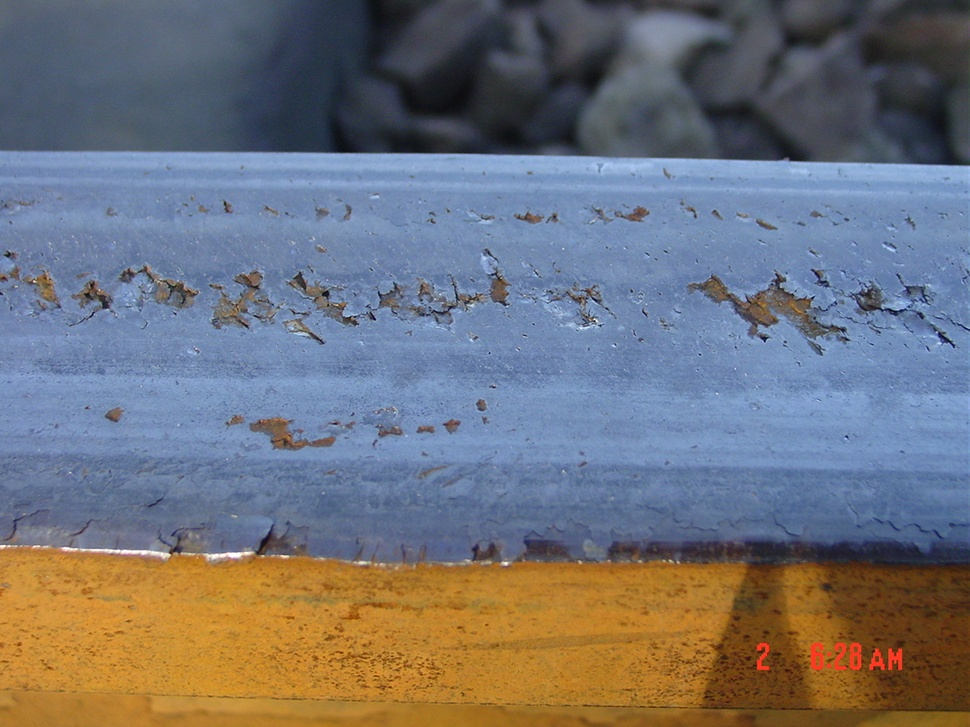
#> input picture DSC04371.JPG, 970 x 727 px, shrunk from 1280 x 960 before the run
$ python main9.py
#> lines starting #> are read from the running program, lines starting #| are printed output that depends on the picture; after the words box and inside, x2 and y2 are one past the last pixel; in counts of white or black regions, pixels touching at a corner belong together
import cv2
import numpy as np

# Read the input image
image = cv2.imread('DSC04371.JPG')
#> image is the input picture: shape (727, 970, 3); mean B, G, R 119.8, 113.7, 112.9

# Convert the image to grayscale
gray = cv2.cvtColor(image, cv2.COLOR_BGR2GRAY)
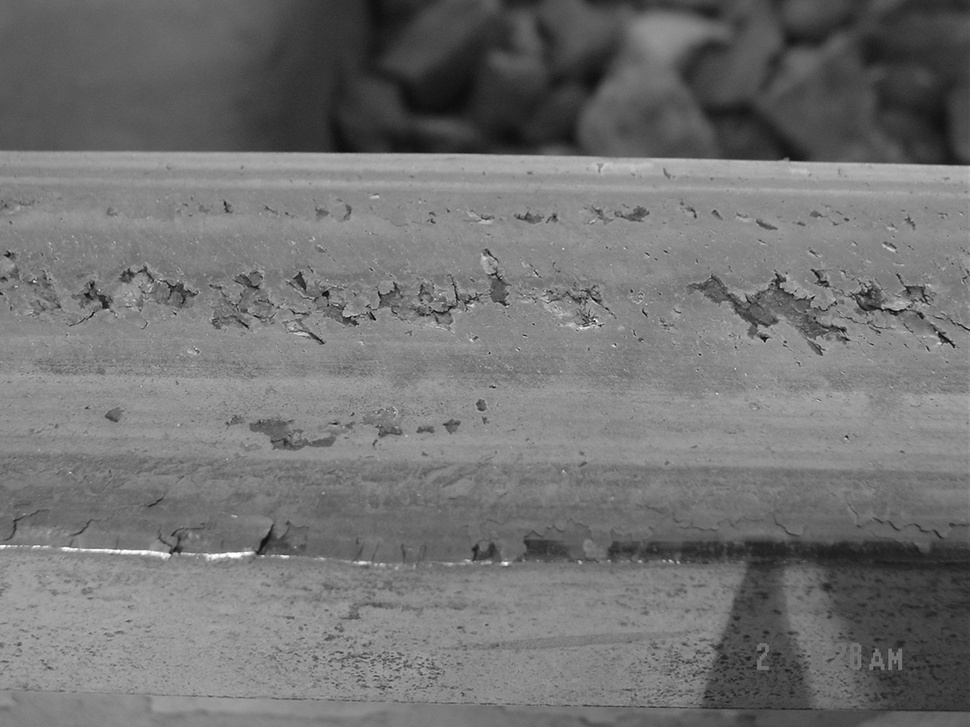
#> gray: shape (727, 970); min 5, max 255, mean 114.1

# Apply Canny edge detection to find edges
edges = cv2.Canny(gray, 50, 150, apertureSize=3)
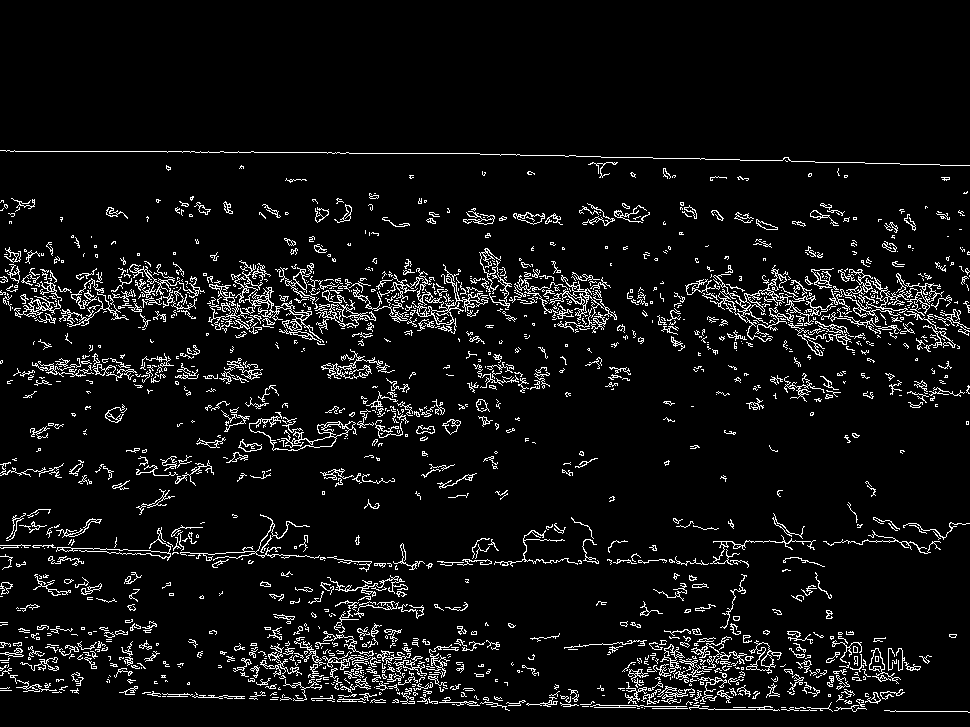
#> edges: shape (727, 970); 6.4% white in thin lines or dots, all inside (x1, y1, x2, y2) = (0, 150, 970, 713)

# Use the Hough line transform to detect lines in the edge-detected image
lines = cv2.HoughLines(edges, 1, np.pi/180, threshold=100)
#> lines = 2002 rows, first 8: [694, 1.59], [297, 1.57], [293, 1.59], [300, 1.57], [280, 1.59], [308, 1.55], [301, 1.55], [146, 1.59]

# Draw the detected horizontal line on the original image
if lines is not None:
    for line in lines:
        rho, theta = line[0]
        if np.pi/2 - 0.1 < theta < np.pi/2 + 0.1:  # Check for horizontal lines with some tolerance
            a = np.cos(theta)
            b = np.sin(theta)
            x0 = a * rho
            y0 = b * rho
            x1 = int(x0 + 1000 * (-b))
            y1 = int(y0 + 1000 * (a))
            x2 = int(x0 - 1000 * (-b))
            y2 = int(y0 - 1000 * (a))
            cv2.line(image, (x1, y1), (x2, y2), (0, 0, 255), 2)
#> this loop made 2002 passes
#> (rho, theta, a, b, x0, y0, x1, y1) on passes 1 to 12: (694, 1.59, -0.0175, 1, -12.11, 693.9, -1011, 676), (297, 1.57, -4.37e-08, 1, -1.3e-05, 297, -1000, 296), (293, 1.59, -0.0175, 1, -5.11, 293, -1004, 275), (300, 1.57, -4.37e-08, 1, -1.31e-05, 300, -1000, 299), (280, 1.59, -0.0175, 1, -4.89, 280, -1004, 262), (308, 1.55, 0.0175, 1, 5.38, 308, -994, 325), (301, 1.55, 0.0175, 1, 5.25, 301, -994, 318), (146, 1.59, -0.0175, 1, -2.55, 146, -1002, 128), (311, 1.55, 0.0175, 1, 5.43, 311, -994, 328), (321, 1.54, 0.0349, 0.999, 11.2, 320.8, -988, 355), (284, 1.59, -0.0175, 1, -4.96, 284, -1004, 266), (278, 1.61, -0.0349, 0.999, -9.7, 277.8, -1009, 242)
#> (rho, theta, a, b) on pass 74: (331, 1.55, 0.0175, 1)
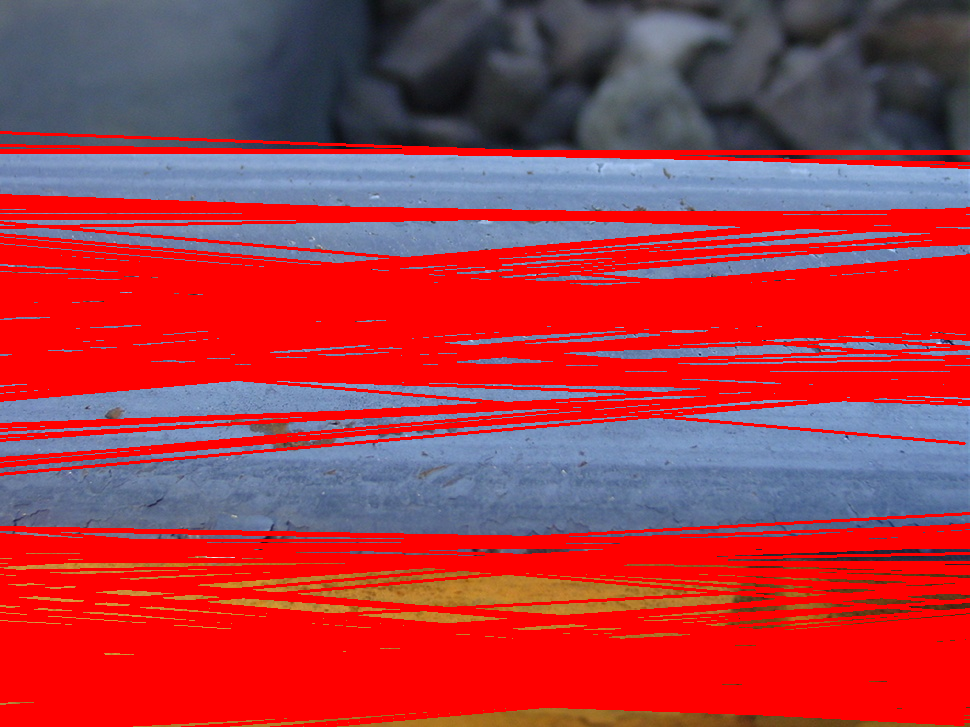
#> image: shape (727, 970, 3); mean B, G, R 67.9, 57.5, 170.6

# Display or save the image with the detected horizontal line
cv2.imwrite('detected_lines.jpg', image)
cv2.waitKey(0)
cv2.destroyAllWindows()

$ run again, with DSC03044.JPG copied over DSC04371.JPG
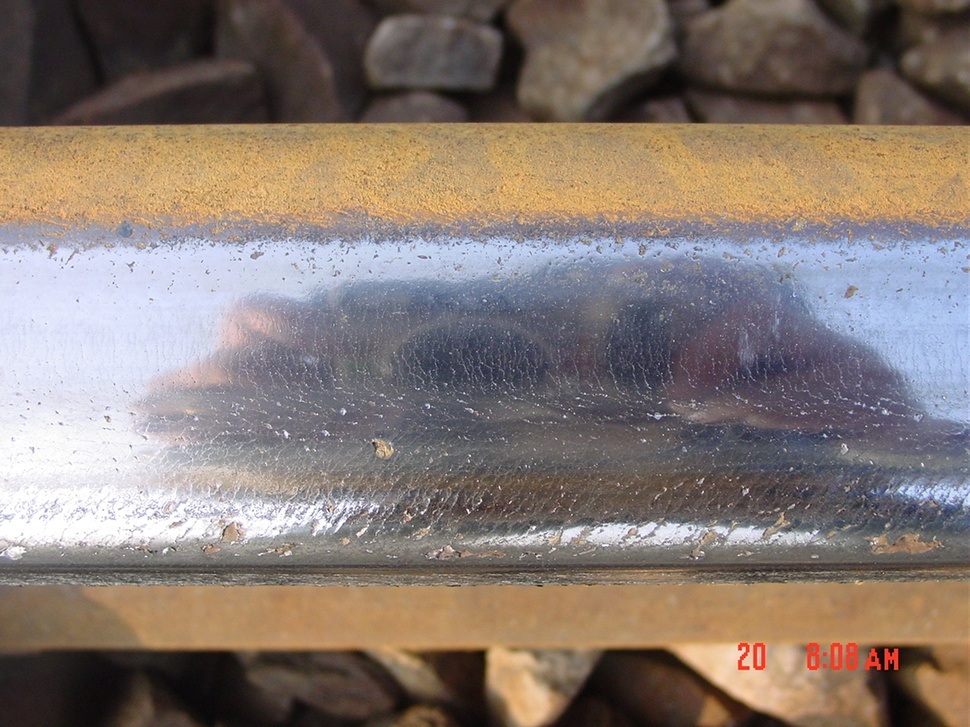
#> input picture DSC03044.JPG, 970 x 727 px, shrunk from 1280 x 960 before the run
#> image is the input picture: shape (727, 970, 3); mean B, G, R 113.5, 120.9, 133.6
#> `edges = cv2.Canny(gray, 50, 150, apertureSize=3)`:
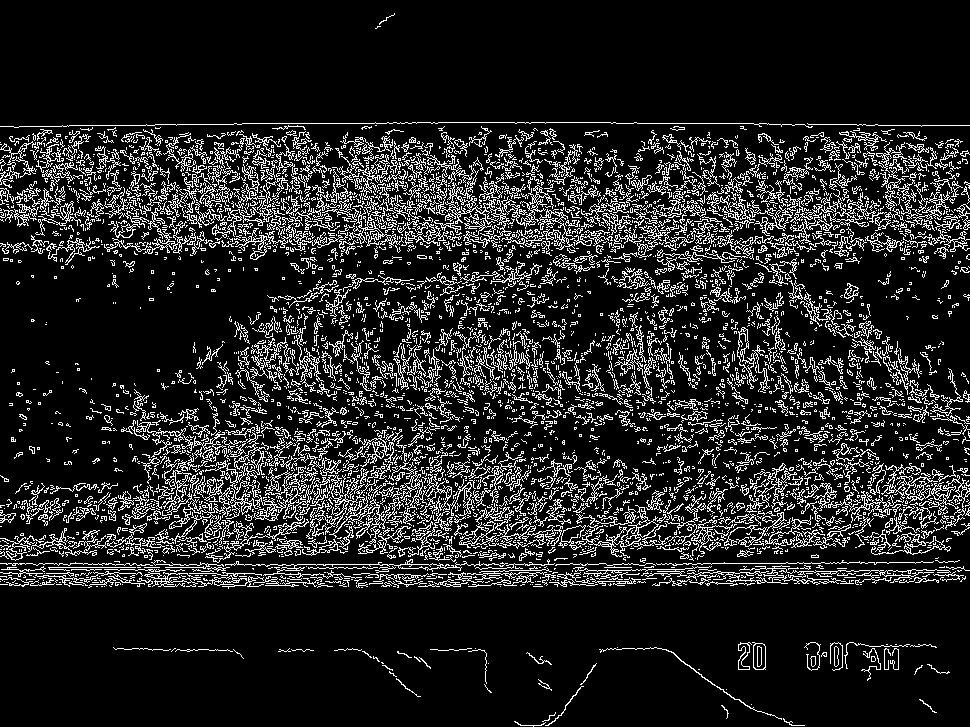
#> edges: shape (727, 970); 13.7% white in thin lines or dots
#> the loop `for line in lines:` made 17947 passes
#> (rho, theta, a, b, x0, y0, x1, y1) on passes 1 to 8: (573, 1.57, -4.37e-08, 1, -2.5e-05, 573, -1000, 572), (564, 1.57, -4.37e-08, 1, -2.47e-05, 564, -1000, 563), (585, 1.55, 0.0175, 1, 10.21, 584.9, -989, 602), (210, 1.57, -4.37e-08, 1, -9.18e-06, 210, -1000, 209), (567, 1.57, -4.37e-08, 1, -2.48e-05, 567, -1000, 566), (582, 1.57, -4.37e-08, 1, -2.54e-05, 582, -1000, 581), (200, 1.59, -0.0175, 1, -3.49, 200, -1003, 182), (250, 1.54, 0.0349, 0.999, 8.72, 249.8, -990, 284)
#> after the loop `for line in lines:`:
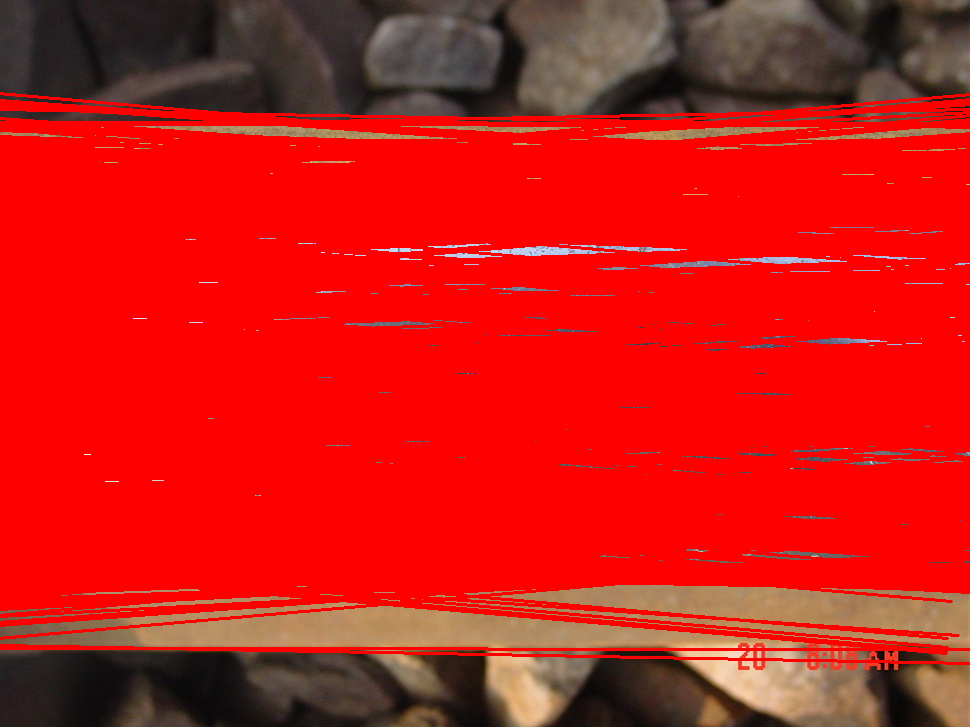
#> image: shape (727, 970, 3); mean B, G, R 21.1, 26, 202.9

$ run again, with 030_Spalling_Train_jpg.rf.4e51a626f52cf19dbb6af41754a1e5ea.jpg copied over DSC04371.JPG
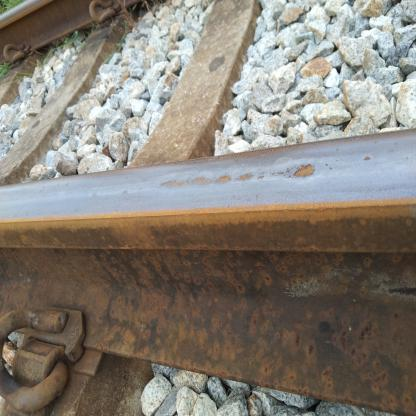
#> input picture 030_Spalling_Train_jpg.rf.4e51a626f52cf19dbb6af41754a1e5ea.jpg, 416 x 416 px
#> image is the input picture: shape (416, 416, 3); mean B, G, R 118.2, 127.5, 134
#> `edges = cv2.Canny(gray, 50, 150, apertureSize=3)`:
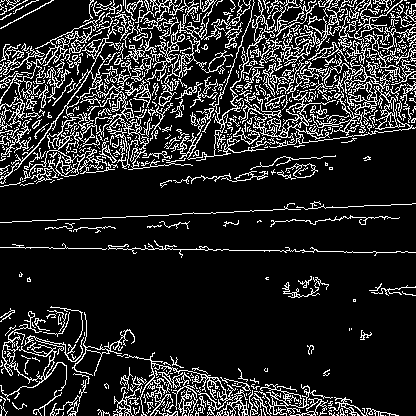
#> edges: shape (416, 416); 15.5% white in thin lines or dots
#> lines = 1722 rows, first 8: [246, 1.59], [183, 1.43], [324, 1.78], [184, 1.41], [167, 1.47], [298, 0.785], [223, 1.52], [178, 1.45]
#> the loop `for line in lines:` made 1722 passes
#> (rho, theta, a, b, x0, y0, x1, y1) on passes 1, 7, 18, 27, 28, 29, 34, 35: (246, 1.59, -0.0175, 1, -4.29, 246, -1004, 228), (223, 1.52, 0.0523, 0.999, 11.67, 222.7, -986, 275), (79, 1.64, -0.0698, 0.998, -5.51, 78.81, -1003, 9), (99, 1.54, 0.0349, 0.999, 3.46, 98.94, -995, 133), (51, 1.59, -0.0175, 1, -0.89, 50.99, -1000, 33), (49, 1.64, -0.0698, 0.998, -3.42, 48.88, -1000, -20), (101, 1.48, 0.0872, 0.996, 8.8, 100.6, -987, 187), (102, 1.54, 0.0349, 0.999, 3.56, 101.9, -995, 136)
#> after the loop `for line in lines:`:
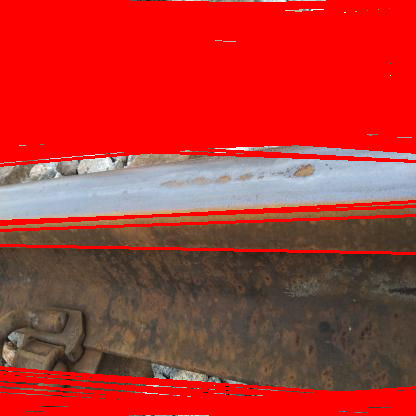
#> image: shape (416, 416, 3); mean B, G, R 47.7, 52.5, 179.2
